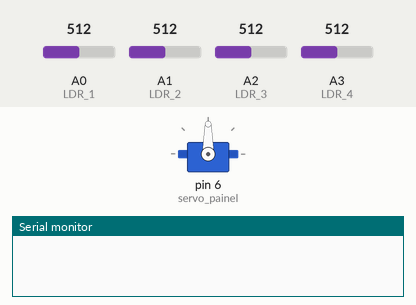
Bench run of a sketch on a simulated Arduino Uno, built with avr-gcc and run on an emulated ATmega328P. Shown: servo, the last lines printed to the serial monitor. The inputs (shaded band) are chosen by the test bench; at power-on: A0 (LDR_1) = 512, A2 (LDR_3) = 512, A1 (LDR_2) = 512, A3 (LDR_4) = 512.

Above: at 1.5 s.
1.6 s: A0 (LDR_1) set to 716
At 2.8 s:
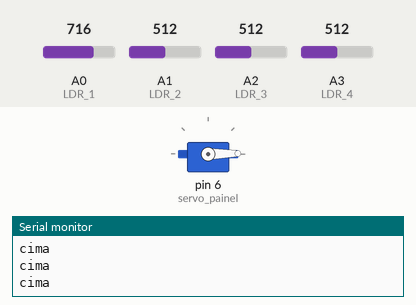
3.1 s: A2 (LDR_3) set to 315
4.6 s: A2 (LDR_3) set to 293
At 5.8 s:
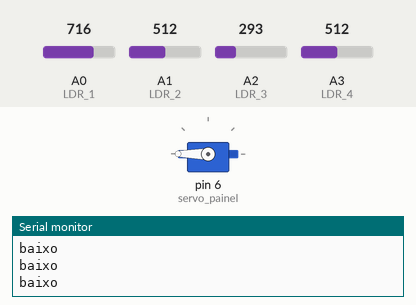
6.1 s: A1 (LDR_2) set to 911
7.6 s: A1 (LDR_2) set to 935
At 8.7 s:
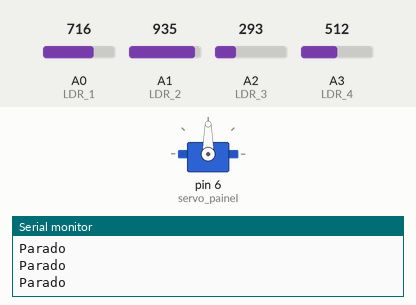
9.5 s: A1 (LDR_2) set to 716
At 10.2 s:
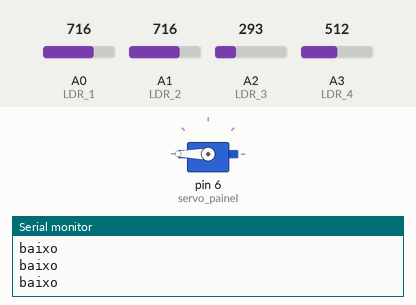
Timing chart, 0 to 12.0 s (numbered marks = the images above; inputs shaded):
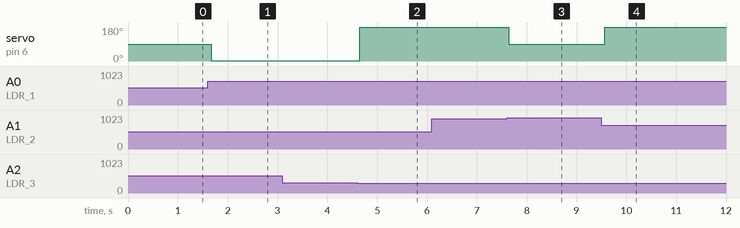

The sketch:

sketch_oct9a.ino
```cpp
#include <Servo.h>
#define LDR_1 A0
#define LDR_2 A1
#define LDR_3 A2
#define LDR_4 A3
#define servo_painel 6

//Variaveis
int P_Spoint = 90; //Ângulo de inicial do servo_painel
int velocidade = 255;

float superior = 0;
float inferior = 0;

float margem_superior = 1023 * 0.7;
float margem_inferior = 1023 * 0.7;

Servo servos_painel; //Associação da Biblioteca Servo para o servo_painel

void setup()
{
  //Inicia a comunicação Serial com o Arduino
  Serial.begin(9600);

  //Setagem dos Servos, posição Ângulo inicial
  servos_painel.attach(servo_painel);
  servos_painel.write(P_Spoint);
  delay(300);

  //Definição de Entrada para leitura de Tensão dos LDRs
  pinMode(LDR_1, INPUT);
  pinMode(LDR_2, INPUT);
  pinMode(LDR_3, INPUT);
  pinMode(LDR_4, INPUT);
}

void loop()
{
  /*Looping While para verificação a diferença de
  incidência luminosa nos LDRs, se não estiverem em seu valor
  mínimo unido a tolerância, esse que é lido com 5 volts*/

    //Chamando a Função para verificar as condições seguintes
    med_Var();

    //Limitador da Posição do Servo, 179º max e 1 min

    //Condições Painel
    if(superior >= margem_superior or inferior >= margem_inferior){
      servos_painel.write(90);
      Serial.println("Parado");
    }

    else{
      if (superior > inferior){
        //Continua horario
        servos_painel.write(1);
        Serial.println("cima");
      }


      if (inferior > superior){
        //Inverte o giro - anti horario
        servos_painel.write(180);
        Serial.println("baixo");
      }
    }
  delay(80);
}

//Criação de uma função de leitura das tensões dos LDRs
void med_Var()
{
  //Variáveis para guardar o valor de tensão lido
  float Tensao1 = analogRead(LDR_1);
  float Tensao2 = analogRead(LDR_2);
  float Tensao3 = analogRead(LDR_3);
  float Tensao4 = analogRead(LDR_4);

  /*Cálculo da intensidade luminosa, superior LDR1 e LDR3,
  inferior LDR2 e LDR4, junto a adição de uma tolerância em porcentagem*/
  superior = (Tensao1 + Tensao3) / 2;
  inferior = (Tensao2 + Tensao4) / 2;
}
```

Measured:
- the behaviour switches between 308 and 307 on A2 (LDR_3) (found by bisection; images 1 and 2)
- the behaviour switches between 920 and 921 on A1 (LDR_2) (found by bisection; images 2 and 3)
- after the input at 1.6 s, servo on pin 6 (servo_painel): 90° → 1° after 0.07 s
- after the input at 4.6 s, servo on pin 6 (servo_painel): 1° → 180° after 0.05 s
- after the input at 7.6 s, servo on pin 6 (servo_painel): 180° → 90° at once
- after the input at 9.5 s, servo on pin 6 (servo_painel): 90° → 180° after 0.07 s
